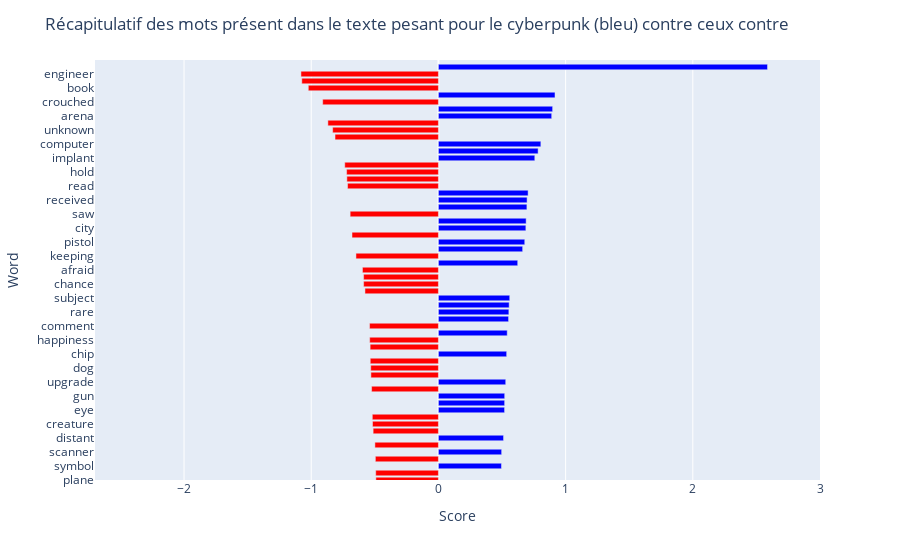

Here is the notebook cell this chart was saved with:
### Code cell
model_local = model.explain_local(pd.DataFrame(matrix.todense()), name="Logistic Regression")
getFigure(model_local)

### Figure 1 — Plotly figure (JSON) as saved in the notebook; plotly's stock layout.template omitted (floating-point values rounded to 4 significant figures; data arrays with more than 128 entries replaced by an {"elided": "..."} marker saying what was removed)
{"data": [{"alignmentgroup": "True", "hovertemplate": "Score=%{x}<br>Word=%{y}<br>Color=%{marker.color}<extra></extra>", "legendgroup": "", "marker": {"color": {"elided": "442 int values"}, "coloraxis": "coloraxis", "pattern": {"shape": ""}}, "name": "", "offsetgroup": "", "orientation": "h", "showlegend": false, "textposition": "auto", "type": "bar", "x": {"elided": "442 float values"}, "xaxis": "x", "y": {"elided": "442 str values"}, "yaxis": "y"}], "layout": {"barmode": "relative", "coloraxis": {"colorbar": {"title": {"text": "Color"}}, "colorscale": [[0, "rgb(255,0,0)"], [1, "rgb(0,0,255)"]], "showscale": false}, "legend": {"tracegroupgap": 0}, "margin": {"t": 60}, "title": {"text": "Récapitulatif des mots présent dans le texte pesant pour le cyberpunk (bleu) contre ceux contre"}, "xaxis": {"anchor": "y", "domain": [0, 1], "range": [-2.7, 3], "title": {"text": "Score"}}, "yaxis": {"anchor": "x", "domain": [0, 1], "range": [382, 442], "title": {"text": "Word"}}}}
